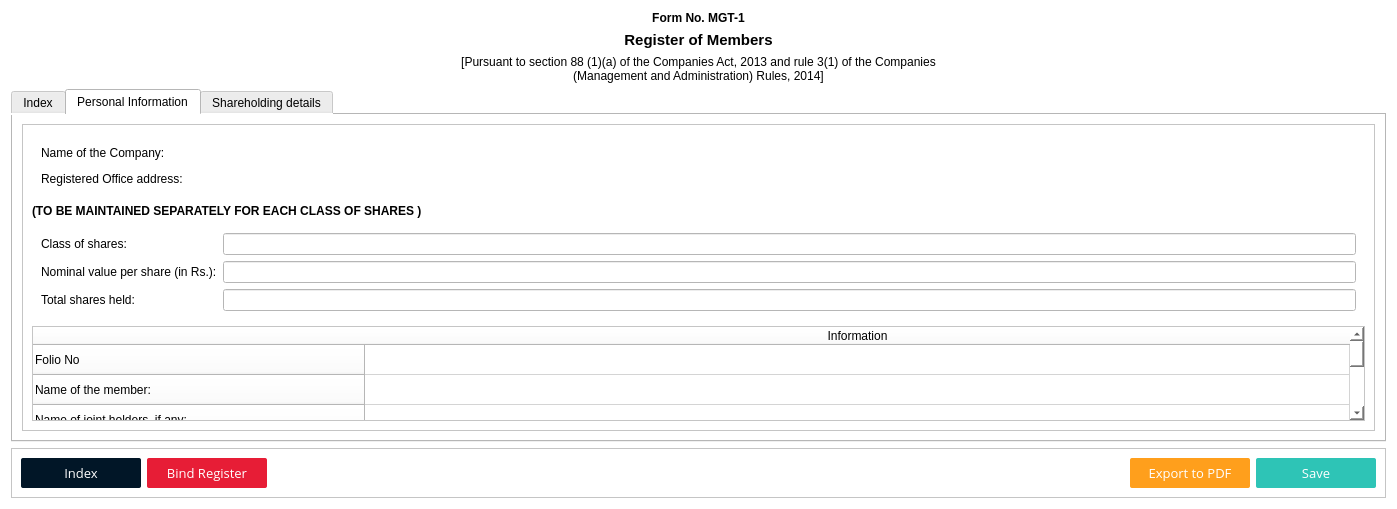
<?xml version="1.0" encoding="UTF-8"?>
<ui version="4.0">
 <class>Form</class>
 <widget class="QWidget" name="Form">
  <property name="geometry">
   <rect>
    <x>0</x>
    <y>0</y>
    <width>1397</width>
    <height>509</height>
   </rect>
  </property>
  <property name="font">
   <font>
    <stylestrategy>PreferAntialias</stylestrategy>
   </font>
  </property>
  <property name="windowTitle">
   <string>Form</string>
  </property>
  <property name="styleSheet">
   <string notr="true">background-color: rgb(255, 255, 255);</string>
  </property>
  <layout class="QGridLayout" name="gridLayout">
   <item row="0" column="0">
    <widget class="QWidget" name="Register" native="true">
     <layout class="QVBoxLayout" name="verticalLayout">
      <property name="leftMargin">
       <number>0</number>
      </property>
      <property name="topMargin">
       <number>0</number>
      </property>
      <property name="rightMargin">
       <number>0</number>
      </property>
      <property name="bottomMargin">
       <number>0</number>
      </property>
      <item>
       <widget class="QLabel" name="Title">
        <property name="font">
         <font>
          <pointsize>9</pointsize>
          <weight>75</weight>
          <bold>true</bold>
          <stylestrategy>PreferAntialias</stylestrategy>
         </font>
        </property>
        <property name="text">
         <string>Form No. MGT-1</string>
        </property>
        <property name="alignment">
         <set>Qt::AlignCenter</set>
        </property>
       </widget>
      </item>
      <item>
       <widget class="QLabel" name="subtitle">
        <property name="font">
         <font>
          <pointsize>11</pointsize>
          <weight>75</weight>
          <bold>true</bold>
          <stylestrategy>PreferAntialias</stylestrategy>
         </font>
        </property>
        <property name="text">
         <string>Register of Members</string>
        </property>
        <property name="alignment">
         <set>Qt::AlignCenter</set>
        </property>
       </widget>
      </item>
      <item>
       <widget class="QLabel" name="info">
        <property name="font">
         <font>
          <stylestrategy>PreferAntialias</stylestrategy>
         </font>
        </property>
        <property name="text">
         <string>[Pursuant to section 88 (1)(a) of the Companies Act, 2013 and rule 3(1) of the Companies
(Management and Administration) Rules, 2014]</string>
        </property>
        <property name="alignment">
         <set>Qt::AlignCenter</set>
        </property>
       </widget>
      </item>
      <item>
       <widget class="QTabWidget" name="tabWidget">
        <property name="font">
         <font>
          <stylestrategy>PreferAntialias</stylestrategy>
         </font>
        </property>
        <property name="currentIndex">
         <number>1</number>
        </property>
        <widget class="QWidget" name="Index">
         <attribute name="title">
          <string>Index</string>
         </attribute>
         <layout class="QGridLayout" name="gridLayout_5">
          <item row="0" column="0">
           <widget class="QFrame" name="frame_2">
            <property name="minimumSize">
             <size>
              <width>0</width>
              <height>40</height>
             </size>
            </property>
            <property name="maximumSize">
             <size>
              <width>16777215</width>
              <height>40</height>
             </size>
            </property>
            <property name="frameShape">
             <enum>QFrame::StyledPanel</enum>
            </property>
            <property name="frameShadow">
             <enum>QFrame::Raised</enum>
            </property>
            <layout class="QHBoxLayout" name="horizontalLayout_2">
             <item>
              <widget class="QPushButton" name="exportIndex">
               <property name="minimumSize">
                <size>
                 <width>180</width>
                 <height>30</height>
                </size>
               </property>
               <property name="maximumSize">
                <size>
                 <width>180</width>
                 <height>30</height>
                </size>
               </property>
               <property name="font">
                <font>
                 <family>Open Sans</family>
                 <pointsize>10</pointsize>
                 <weight>75</weight>
                 <bold>true</bold>
                 <stylestrategy>PreferAntialias</stylestrategy>
                </font>
               </property>
               <property name="styleSheet">
                <string notr="true">background-color:rgb(255, 159, 28);
color: rgb(255, 255, 255);
border-radius:2</string>
               </property>
               <property name="text">
                <string>Export Shareholders</string>
               </property>
              </widget>
             </item>
             <item>
              <spacer name="horizontalSpacer">
               <property name="orientation">
                <enum>Qt::Horizontal</enum>
               </property>
               <property name="sizeHint" stdset="0">
                <size>
                 <width>1173</width>
                 <height>20</height>
                </size>
               </property>
              </spacer>
             </item>
             <item>
              <widget class="QPushButton" name="AddMember">
               <property name="minimumSize">
                <size>
                 <width>120</width>
                 <height>30</height>
                </size>
               </property>
               <property name="font">
                <font>
                 <family>Open Sans</family>
                 <pointsize>10</pointsize>
                 <weight>75</weight>
                 <bold>true</bold>
                 <stylestrategy>PreferAntialias</stylestrategy>
                </font>
               </property>
               <property name="styleSheet">
                <string notr="true">background-color:rgb(46, 196, 182);
color: rgb(255, 255, 255);
border-radius:2</string>
               </property>
               <property name="text">
                <string>Add Member</string>
               </property>
              </widget>
             </item>
            </layout>
           </widget>
          </item>
          <item row="1" column="0">
           <widget class="QScrollArea" name="indexView">
            <property name="widgetResizable">
             <bool>true</bool>
            </property>
            <widget class="QWidget" name="IndexWindow">
             <property name="geometry">
              <rect>
               <x>0</x>
               <y>0</y>
               <width>1353</width>
               <height>267</height>
              </rect>
             </property>
             <layout class="QVBoxLayout" name="verticalLayout_2">
              <property name="leftMargin">
               <number>0</number>
              </property>
              <property name="topMargin">
               <number>0</number>
              </property>
              <property name="rightMargin">
               <number>0</number>
              </property>
              <property name="bottomMargin">
               <number>0</number>
              </property>
             </layout>
            </widget>
           </widget>
          </item>
         </layout>
        </widget>
        <widget class="QWidget" name="PersonalInfo">
         <attribute name="title">
          <string>Personal Information</string>
         </attribute>
         <layout class="QGridLayout" name="gridLayout_2">
          <item row="3" column="0">
           <widget class="QScrollArea" name="scrollArea">
            <property name="font">
             <font>
              <stylestrategy>PreferAntialias</stylestrategy>
             </font>
            </property>
            <property name="widgetResizable">
             <bool>true</bool>
            </property>
            <widget class="QWidget" name="Page">
             <property name="geometry">
              <rect>
               <x>0</x>
               <y>0</y>
               <width>1353</width>
               <height>313</height>
              </rect>
             </property>
             <layout class="QGridLayout" name="gridLayout_3">
              <item row="3" column="0">
               <widget class="QTableWidget" name="personalInfo">
                <property name="editTriggers">
                 <set>QAbstractItemView::AnyKeyPressed|QAbstractItemView::DoubleClicked|QAbstractItemView::EditKeyPressed|QAbstractItemView::SelectedClicked</set>
                </property>
                <attribute name="horizontalHeaderStretchLastSection">
                 <bool>true</bool>
                </attribute>
                <row>
                 <property name="text">
                  <string>Folio No</string>
                 </property>
                </row>
                <row>
                 <property name="text">
                  <string>Name of the member:</string>
                 </property>
                </row>
                <row>
                 <property name="text">
                  <string>Name of joint holders, if any:</string>
                 </property>
                </row>
                <row>
                 <property name="text">
                  <string>Address/ Registered address (in case of body corporate):</string>
                 </property>
                </row>
                <row>
                 <property name="text">
                  <string>E-mail Id:</string>
                 </property>
                </row>
                <row>
                 <property name="text">
                  <string>CIN/ Registration No.:</string>
                 </property>
                </row>
                <row>
                 <property name="text">
                  <string>Unique Identification No:</string>
                 </property>
                </row>
                <row>
                 <property name="text">
                  <string>Father’s/ Mother’s/ Spouse’s name:</string>
                 </property>
                </row>
                <row>
                 <property name="text">
                  <string>Status:</string>
                 </property>
                </row>
                <row>
                 <property name="text">
                  <string>Gender</string>
                 </property>
                </row>
                <row>
                 <property name="text">
                  <string>Occupation:</string>
                 </property>
                </row>
                <row>
                 <property name="text">
                  <string>PAN No.</string>
                 </property>
                </row>
                <row>
                 <property name="text">
                  <string>Nationality:</string>
                 </property>
                </row>
                <row>
                 <property name="text">
                  <string>Name of Guardian:</string>
                 </property>
                </row>
                <row>
                 <property name="text">
                  <string>Date of birth of minor:</string>
                 </property>
                </row>
                <row>
                 <property name="text">
                  <string>Date of becoming member:</string>
                 </property>
                </row>
                <row>
                 <property name="text">
                  <string>Date of declaration under section 89, if applicable:</string>
                 </property>
                </row>
                <row>
                 <property name="text">
                  <string>Name of beneficial owner:</string>
                 </property>
                </row>
                <row>
                 <property name="text">
                  <string>Address of beneficial owner:</string>
                 </property>
                </row>
                <row>
                 <property name="text">
                  <string>Date of receipt of nomination, if applicable:</string>
                 </property>
                </row>
                <row>
                 <property name="text">
                  <string>Name of nominee:</string>
                 </property>
                </row>
                <row>
                 <property name="text">
                  <string>Address of Nominee</string>
                 </property>
                </row>
                <row>
                 <property name="text">
                  <string>No. of shares kept in abeyance, if applicable:</string>
                 </property>
                </row>
                <row>
                 <property name="text">
                  <string>Record of lien on shares, if applicable:</string>
                 </property>
                </row>
                <row>
                 <property name="text">
                  <string>Date of cessation of membership:</string>
                 </property>
                </row>
                <column>
                 <property name="text">
                  <string>Information</string>
                 </property>
                </column>
               </widget>
              </item>
              <item row="1" column="0">
               <widget class="QLabel" name="label_6">
                <property name="font">
                 <font>
                  <weight>75</weight>
                  <bold>true</bold>
                  <stylestrategy>PreferAntialias</stylestrategy>
                 </font>
                </property>
                <property name="text">
                 <string>(TO BE MAINTAINED SEPARATELY FOR EACH CLASS OF SHARES )</string>
                </property>
               </widget>
              </item>
              <item row="2" column="0">
               <widget class="QWidget" name="widget_2" native="true">
                <property name="font">
                 <font>
                  <stylestrategy>PreferAntialias</stylestrategy>
                 </font>
                </property>
                <layout class="QFormLayout" name="formLayout_2">
                 <item row="0" column="0">
                  <widget class="QLabel" name="label2">
                   <property name="font">
                    <font>
                     <stylestrategy>PreferAntialias</stylestrategy>
                    </font>
                   </property>
                   <property name="text">
                    <string>Class of shares:</string>
                   </property>
                  </widget>
                 </item>
                 <item row="1" column="0">
                  <widget class="QLabel" name="label3">
                   <property name="font">
                    <font>
                     <stylestrategy>PreferAntialias</stylestrategy>
                    </font>
                   </property>
                   <property name="text">
                    <string>Nominal value per share (in Rs.):</string>
                   </property>
                  </widget>
                 </item>
                 <item row="1" column="1">
                  <widget class="QLineEdit" name="nominalValue">
                   <property name="font">
                    <font>
                     <stylestrategy>PreferAntialias</stylestrategy>
                    </font>
                   </property>
                  </widget>
                 </item>
                 <item row="2" column="0">
                  <widget class="QLabel" name="label_9">
                   <property name="font">
                    <font>
                     <stylestrategy>PreferAntialias</stylestrategy>
                    </font>
                   </property>
                   <property name="text">
                    <string>Total shares held:</string>
                   </property>
                  </widget>
                 </item>
                 <item row="0" column="1">
                  <widget class="QLineEdit" name="shareClass">
                   <property name="enabled">
                    <bool>true</bool>
                   </property>
                   <property name="font">
                    <font>
                     <stylestrategy>PreferAntialias</stylestrategy>
                    </font>
                   </property>
                  </widget>
                 </item>
                 <item row="2" column="1">
                  <widget class="QLineEdit" name="totalShares">
                   <property name="enabled">
                    <bool>false</bool>
                   </property>
                   <property name="font">
                    <font>
                     <stylestrategy>PreferAntialias</stylestrategy>
                    </font>
                   </property>
                  </widget>
                 </item>
                </layout>
               </widget>
              </item>
              <item row="0" column="0">
               <widget class="QWidget" name="widget" native="true">
                <property name="font">
                 <font>
                  <stylestrategy>PreferAntialias</stylestrategy>
                 </font>
                </property>
                <layout class="QFormLayout" name="formLayout">
                 <item row="0" column="0">
                  <widget class="QLabel" name="label_4">
                   <property name="font">
                    <font>
                     <stylestrategy>PreferAntialias</stylestrategy>
                    </font>
                   </property>
                   <property name="text">
                    <string>Name of the Company:</string>
                   </property>
                  </widget>
                 </item>
                 <item row="1" column="0">
                  <widget class="QLabel" name="label_5">
                   <property name="font">
                    <font>
                     <stylestrategy>PreferAntialias</stylestrategy>
                    </font>
                   </property>
                   <property name="text">
                    <string>Registered Office address:</string>
                   </property>
                  </widget>
                 </item>
                 <item row="0" column="1">
                  <widget class="QLabel" name="CompanyName">
                   <property name="minimumSize">
                    <size>
                     <width>0</width>
                     <height>20</height>
                    </size>
                   </property>
                   <property name="maximumSize">
                    <size>
                     <width>16777215</width>
                     <height>20</height>
                    </size>
                   </property>
                   <property name="text">
                    <string/>
                   </property>
                  </widget>
                 </item>
                 <item row="1" column="1">
                  <widget class="QLabel" name="RegOffice">
                   <property name="minimumSize">
                    <size>
                     <width>0</width>
                     <height>20</height>
                    </size>
                   </property>
                   <property name="maximumSize">
                    <size>
                     <width>16777215</width>
                     <height>20</height>
                    </size>
                   </property>
                   <property name="text">
                    <string/>
                   </property>
                  </widget>
                 </item>
                </layout>
               </widget>
              </item>
             </layout>
            </widget>
           </widget>
          </item>
         </layout>
        </widget>
        <widget class="QWidget" name="Shareholding">
         <attribute name="title">
          <string>Shareholding details</string>
         </attribute>
         <layout class="QGridLayout" name="gridLayout_4">
          <item row="4" column="0" colspan="3">
           <widget class="QTableWidget" name="sharesTable">
            <property name="font">
             <font>
              <stylestrategy>PreferAntialias</stylestrategy>
             </font>
            </property>
            <property name="rowCount">
             <number>1</number>
            </property>
            <row/>
            <column>
             <property name="text">
              <string>Allotment
No./ Transfer
No.</string>
             </property>
            </column>
            <column>
             <property name="text">
              <string>Date of
allotment/
transfer</string>
             </property>
            </column>
            <column>
             <property name="text">
              <string>No. of
shares
allotted/
transferred</string>
             </property>
            </column>
            <column>
             <property name="text">
              <string>Distinctive
numbers
(both
inclusive): From</string>
             </property>
            </column>
            <column>
             <property name="text">
              <string>Distinctive
numbers
(both
inclusive): To</string>
             </property>
            </column>
            <column>
             <property name="text">
              <string>Folio of
transferor, if
applicable</string>
             </property>
            </column>
            <column>
             <property name="text">
              <string>Name of the
transferor, if
applicable</string>
             </property>
            </column>
            <column>
             <property name="text">
              <string>Date of issue
or
endorsement
of share
certificate</string>
             </property>
            </column>
            <column>
             <property name="text">
              <string>Certificate No.</string>
             </property>
            </column>
            <column>
             <property name="text">
              <string>Lock in
period, if
any</string>
             </property>
            </column>
            <column>
             <property name="text">
              <string>Amount Payable</string>
             </property>
            </column>
            <column>
             <property name="text">
              <string>Amount Paid /
Deemed
to be
paid</string>
             </property>
            </column>
            <column>
             <property name="text">
              <string>Amount Due</string>
             </property>
            </column>
            <column>
             <property name="text">
              <string>If shares are
issued for
consideration
other than
cash, brief
particulars
thereof</string>
             </property>
            </column>
            <column>
             <property name="text">
              <string>Date of
transfer/
transmission/
forfeiture /
redemption
etc</string>
             </property>
            </column>
            <column>
             <property name="text">
              <string>No. of shares
transferred/
transmitted/
forfeited
/redeemed
etc</string>
             </property>
            </column>
            <column>
             <property name="text">
              <string>Distinctive
numbers
(both
inclusive): From</string>
             </property>
            </column>
            <column>
             <property name="text">
              <string>Distinctive
numbers
(both
inclusive): To</string>
             </property>
            </column>
            <column>
             <property name="text">
              <string>Folio of
transferee</string>
             </property>
            </column>
            <column>
             <property name="text">
              <string>Name of
transferee</string>
             </property>
            </column>
            <column>
             <property name="text">
              <string>Balance
shares (after
transfer /
transmission/
forfeiture /
redemption
etc)</string>
             </property>
            </column>
            <column>
             <property name="text">
              <string>Remarks</string>
             </property>
            </column>
            <column>
             <property name="text">
              <string>Authentication
/ signature</string>
             </property>
            </column>
           </widget>
          </item>
          <item row="0" column="0">
           <widget class="QLabel" name="label_36">
            <property name="font">
             <font>
              <weight>75</weight>
              <bold>true</bold>
              <stylestrategy>PreferAntialias</stylestrategy>
             </font>
            </property>
            <property name="text">
             <string>Instructions</string>
            </property>
           </widget>
          </item>
          <item row="3" column="2">
           <widget class="QPushButton" name="addRow">
            <property name="minimumSize">
             <size>
              <width>0</width>
              <height>30</height>
             </size>
            </property>
            <property name="maximumSize">
             <size>
              <width>120</width>
              <height>30</height>
             </size>
            </property>
            <property name="font">
             <font>
              <family>Open Sans</family>
              <pointsize>10</pointsize>
              <stylestrategy>PreferAntialias</stylestrategy>
             </font>
            </property>
            <property name="styleSheet">
             <string notr="true">background-color:rgb(46, 196, 182);
color: rgb(255, 255, 255);
border-radius:2</string>
            </property>
            <property name="text">
             <string>Add Rows</string>
            </property>
            <property name="shortcut">
             <string>Ctrl+=</string>
            </property>
           </widget>
          </item>
          <item row="1" column="0" colspan="3">
           <widget class="QLabel" name="label_37">
            <property name="font">
             <font>
              <stylestrategy>PreferAntialias</stylestrategy>
             </font>
            </property>
            <property name="text">
             <string>Particulars of dividend mandates, power of attorney and other instructions, if any:
Instruction for sending notices etc., if any:</string>
            </property>
           </widget>
          </item>
          <item row="3" column="0">
           <widget class="QLabel" name="label_38">
            <property name="font">
             <font>
              <weight>75</weight>
              <bold>true</bold>
              <stylestrategy>PreferAntialias</stylestrategy>
             </font>
            </property>
            <property name="text">
             <string>Details of share holding</string>
            </property>
           </widget>
          </item>
          <item row="3" column="1">
           <widget class="QPushButton" name="showFolio">
            <property name="minimumSize">
             <size>
              <width>120</width>
              <height>30</height>
             </size>
            </property>
            <property name="maximumSize">
             <size>
              <width>120</width>
              <height>30</height>
             </size>
            </property>
            <property name="font">
             <font>
              <family>Open Sans</family>
              <pointsize>10</pointsize>
             </font>
            </property>
            <property name="styleSheet">
             <string notr="true">background-color:rgb(255, 159, 28);
color: rgb(255, 255, 255);
border-radius:2</string>
            </property>
            <property name="text">
             <string>Show Folios</string>
            </property>
            <property name="shortcut">
             <string>Ctrl+Shift+F</string>
            </property>
           </widget>
          </item>
         </layout>
        </widget>
       </widget>
      </item>
     </layout>
    </widget>
   </item>
   <item row="4" column="0">
    <widget class="QFrame" name="frame">
     <property name="frameShape">
      <enum>QFrame::StyledPanel</enum>
     </property>
     <property name="frameShadow">
      <enum>QFrame::Raised</enum>
     </property>
     <layout class="QHBoxLayout" name="horizontalLayout">
      <item>
       <widget class="QPushButton" name="gotoIndex">
        <property name="minimumSize">
         <size>
          <width>120</width>
          <height>30</height>
         </size>
        </property>
        <property name="maximumSize">
         <size>
          <width>120</width>
          <height>30</height>
         </size>
        </property>
        <property name="font">
         <font>
          <family>Open Sans</family>
          <pointsize>10</pointsize>
          <stylestrategy>PreferAntialias</stylestrategy>
         </font>
        </property>
        <property name="styleSheet">
         <string notr="true">background-color:rgb(1, 22, 39);
color: rgb(255, 255, 255);
border-radius:2</string>
        </property>
        <property name="text">
         <string>Index</string>
        </property>
       </widget>
      </item>
      <item>
       <widget class="QPushButton" name="bindRegister">
        <property name="minimumSize">
         <size>
          <width>120</width>
          <height>30</height>
         </size>
        </property>
        <property name="maximumSize">
         <size>
          <width>120</width>
          <height>30</height>
         </size>
        </property>
        <property name="font">
         <font>
          <family>Open Sans</family>
          <pointsize>10</pointsize>
          <stylestrategy>PreferAntialias</stylestrategy>
         </font>
        </property>
        <property name="styleSheet">
         <string notr="true">background-color:rgb(231, 29, 54);
color: rgb(255, 255, 255);
border-radius:2</string>
        </property>
        <property name="text">
         <string>Bind Register</string>
        </property>
       </widget>
      </item>
      <item>
       <spacer name="horizontalSpacer_2">
        <property name="orientation">
         <enum>Qt::Horizontal</enum>
        </property>
        <property name="sizeHint" stdset="0">
         <size>
          <width>40</width>
          <height>20</height>
         </size>
        </property>
       </spacer>
      </item>
      <item>
       <widget class="QPushButton" name="ExportToPDF">
        <property name="minimumSize">
         <size>
          <width>120</width>
          <height>30</height>
         </size>
        </property>
        <property name="maximumSize">
         <size>
          <width>120</width>
          <height>30</height>
         </size>
        </property>
        <property name="font">
         <font>
          <family>Open Sans</family>
          <pointsize>10</pointsize>
          <stylestrategy>PreferAntialias</stylestrategy>
         </font>
        </property>
        <property name="styleSheet">
         <string notr="true">background-color:rgb(255, 159, 28);
color: rgb(255, 255, 255);
border-radius:2</string>
        </property>
        <property name="text">
         <string>Export to PDF</string>
        </property>
       </widget>
      </item>
      <item>
       <widget class="QPushButton" name="saveButton">
        <property name="minimumSize">
         <size>
          <width>120</width>
          <height>30</height>
         </size>
        </property>
        <property name="maximumSize">
         <size>
          <width>120</width>
          <height>30</height>
         </size>
        </property>
        <property name="font">
         <font>
          <family>Open Sans</family>
          <pointsize>10</pointsize>
          <stylestrategy>PreferAntialias</stylestrategy>
         </font>
        </property>
        <property name="styleSheet">
         <string notr="true">background-color:rgb(46, 196, 182);
color: rgb(255, 255, 255);
border-radius:2</string>
        </property>
        <property name="text">
         <string>Save</string>
        </property>
       </widget>
      </item>
     </layout>
    </widget>
   </item>
  </layout>
 </widget>
 <resources/>
 <connections/>
</ui>
